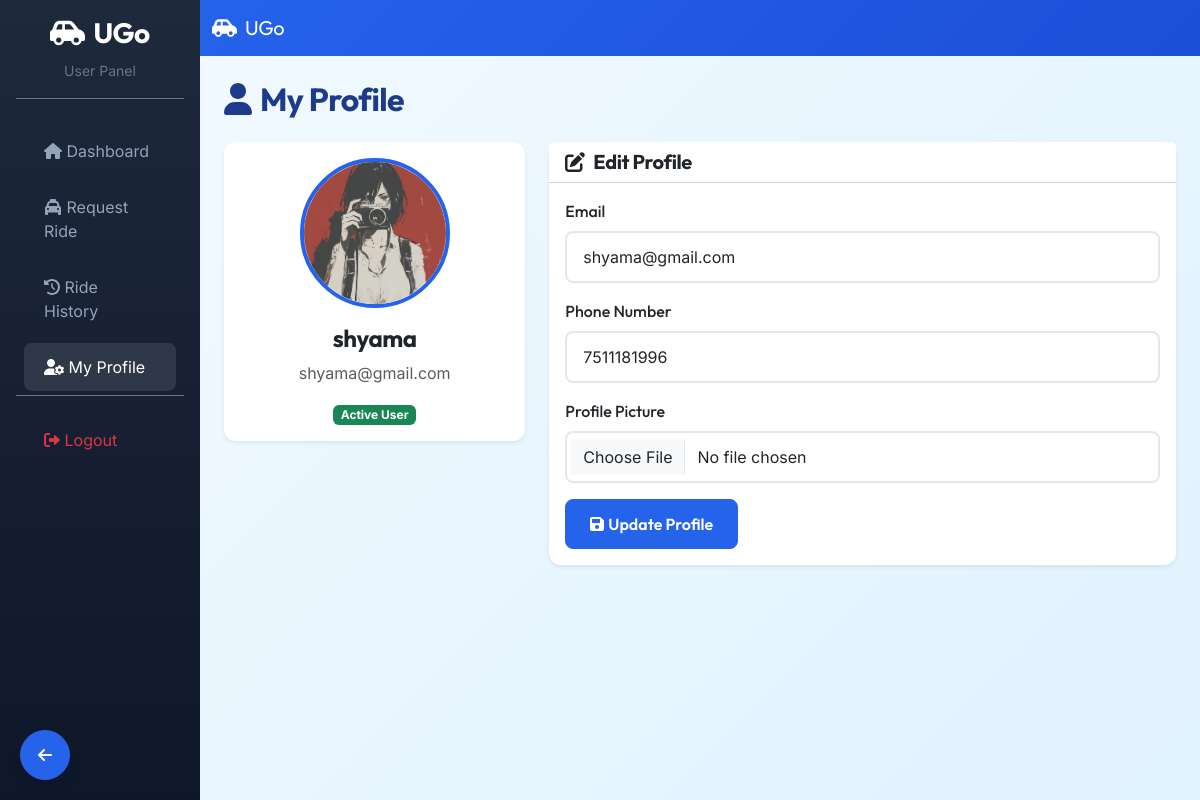
The app's page /user/profile/ (signed in) with its own data.
### rides/models.py (models this page shows, shortened)
class User(AbstractUser):
    is_admin = models.BooleanField(default=False)
    is_user = models.BooleanField(default=False)
    is_driver = models.BooleanField(default=False)
    phone_number = models.CharField(max_length=15, unique=True)
    profile_pic = models.ImageField(upload_to='profile_pics/', null=True, blank=True)
    created_at = models.DateTimeField(auto_now_add=True)

### rides/views.py (the view)
# urls.py: path('user/profile/', views.user_profile, name='user_profile'),
@login_required
def user_profile(request):
    if not request.user.is_user:
        return HttpResponseForbidden("Access denied")
    return render(request, 'user/profile.html')

### templates/user/profile.html (shortened to what this page needs)
<!DOCTYPE html>
<html>
<head>
</head>
{% extends 'base.html' %}
{% block content %}
<nav class="navbar navbar-expand-lg navbar-dark" style="background: linear-gradient(135deg, #2563EB, #1d4ed8);">
    <div class="container-fluid">
        <a class="navbar-brand" href="#"><i class="fas fa-car-side me-2"></i>UGo</a>
    </div>
</nav>
<div class="p-4" style="background: linear-gradient(135deg, #f0f9ff, #e0f2fe); min-height: calc(100vh - 56px);">
    <h2 class="fw-bold mb-4"><i class="fas fa-user me-2"></i>My Profile</h2>
    <div class="row">
        <div class="col-md-4">
            <div class="card border-0 shadow-sm text-center">
                <div class="card-body">
                    {% if request.user.profile_pic %}
                    <img src="{{ request.user.profile_pic.url }}" alt="Profile Picture" class="profile-pic mb-3">
                    {% else %}
                    <div class="bg-primary rounded-circle d-flex align-items-center justify-content-center mx-auto mb-3" style="width: 150px; height: 150px;">
                        <i class="fas fa-user fa-4x text-white"></i>
                    </div>
                    {% endif %}
                    <h4 class="fw-bold">{{ request.user.username }}</h4>
                    <p class="text-muted">{{ request.user.email }}</p>
                    <span class="badge bg-success">Active User</span>
                </div>
            </div>
        </div>
        <div class="col-md-8">
            <div class="card border-0 shadow-sm">
                <div class="card-header bg-white">
                    <h5 class="mb-0 fw-bold"><i class="fas fa-edit me-2"></i>Edit Profile</h5>
                </div>
                <div class="card-body">
                    <form method="POST" action="{% url 'user_update_profile' %}" enctype="multipart/form-data">
                        <div class="mb-3">
                            <label class="form-label fw-medium">Email</label>
                            <input type="email" class="form-control" name="email" value="{{ request.user.email }}">
                        </div>
                        <div class="mb-3">
                            <label class="form-label fw-medium">Phone Number</label>
                            <input type="tel" class="form-control" name="phone" value="{{ request.user.phone_number }}">
                        </div>
                        <div class="mb-3">
                            <label class="form-label fw-medium">Profile Picture</label>
                            <input type="file" class="form-control" name="profile_pic" accept="image/*">
                        </div>
                        <button type="submit" class="btn btn-primary">
                            <i class="fas fa-save me-1"></i>Update Profile
                        </button>
                    </form>
                </div>
            </div>
        </div>
    </div>
</div>
{% endblock %}

### templates/base.html (style rules this page uses)
:root { --primary-color: #2563eb; --secondary-color: #1d4ed8; --accent-color: #60a5fa; --background-color: #F8FAFC; --surface-color: #FFFFFF; --text-primary: #1e3a8a; --text-secondary: #475569; --font-main: 'Inter', sans-serif; --font-display: 'Outfit', sans-serif; }
* { margin: 0; padding: 0; box-sizing: border-box; }
body { font-family: var(--font-main); background-color: var(--background-color); color: var(--text-primary); -webkit-font-smoothing: antialiased; -moz-osx-font-smoothing: grayscale; }
h1, h2, h3, h4, h5, h6, .navbar-brand, .v-label, .display-5 { font-family: var(--font-display); letter-spacing: -0.02em; }
.btn-primary { background-color: var(--primary-color); border-color: var(--primary-color); }
.card { border: none; border-radius: 12px; box-shadow: 0 4px 6px -1px rgba(0, 0, 0, 0.1); transition: transform 0.2s, box-shadow 0.2s; }
.navbar { background: linear-gradient(135deg, var(--primary-color), #1d4ed8); }
.form-control { border-radius: 8px; border: 2px solid #e5e7eb; padding: 12px 16px; }
.btn { border-radius: 8px; padding: 12px 24px; font-weight: 600; transition: all 0.3s; font-family: var(--font-display); }
.form-label, .field-label { font-family: var(--font-display); font-weight: 600; }
.profile-pic { width: 150px; height: 150px; border-radius: 50%; object-fit: cover; border: 4px solid var(--primary-color); }

### records on screen
User: user.profile_pic (picture), user.username "shyama", user.email "shyama@gmail.com", email "shyama@gmail.com", phone "7511181996"
